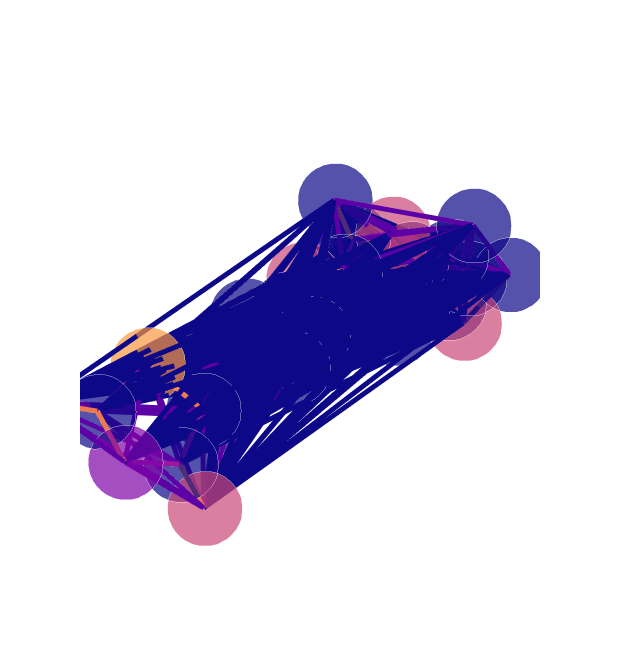

Notebook cell for this chart:
### Code cell
gm.plotly_molecular_graph(g)

### Figure 1 — Plotly figure (JSON) as saved in the notebook; plotly's stock layout.template omitted (floating-point values rounded to 4 significant figures; data arrays with more than 128 entries replaced by an {"elided": "..."} marker saying what was removed)
{"data": [{"hoverinfo": "text+x+y+z", "marker": {"color": [[0.05038, 0.0298, 0.528, 1], [0.05038, 0.0298, 0.528, 1], [0.05038, 0.0298, 0.528, 1], [0.05038, 0.0298, 0.528, 1], [0.05038, 0.0298, 0.528, 1], [0.05038, 0.0298, 0.528, 1], [0.05038, 0.0298, 0.528, 1], [0.05038, 0.0298, 0.528, 1], [0.7982, 0.2802, 0.4695, 1], [0.05038, 0.0298, 0.528, 1], [0.05038, 0.0298, 0.528, 1], [0.7982, 0.2802, 0.4695, 1], [0.05038, 0.0298, 0.528, 1], [0.05038, 0.0298, 0.528, 1], [0.05038, 0.0298, 0.528, 1], [0.05038, 0.0298, 0.528, 1], [0.05038, 0.0298, 0.528, 1], [0.05038, 0.0298, 0.528, 1], [0.05038, 0.0298, 0.528, 1], [0.05038, 0.0298, 0.528, 1], [0.05038, 0.0298, 0.528, 1], [0.7982, 0.2802, 0.4695, 1], [0.4949, 0.01199, 0.6579, 1], [0.05038, 0.0298, 0.528, 1], [0.7982, 0.2802, 0.4695, 1], [0.9734, 0.5858, 0.2515, 1], [0.05038, 0.0298, 0.528, 1], [0.05038, 0.0298, 0.528, 1], [0.7982, 0.2802, 0.4695, 1], [0.05038, 0.0298, 0.528, 1], [0.05038, 0.0298, 0.528, 1]], "opacity": 0.7, "size": [52, 52, 52, 52, 52, 52, 52, 52, 52, 52, 52, 52, 52, 52, 52, 52, 52, 52, 52, 52, 52, 52, 52, 52, 52, 52, 52, 52, 52, 52, 52], "symbol": "circle"}, "mode": "markers", "text": ["C:0", "C:1", "C:2", "C:3", "C:4", "C:5", "C:6", "C:7", "O:8", "C:9", "C:10", "O:11", "C:12", "C:13", "C:14", "C:15", "C:16", "C:17", "C:18", "C:19", "C:20", "O:21", "N:22", "C:23", "O:24", "S:25", "C:26", "C:27", "O:28", "C:29", "C:30"], "type": "scatter3d", "x": [-6.171, -5.175, -4.372, -3.513, -3.416, -2.525, -2.141, -1.728, -2.814, -1.463, -0.4675, 0.6169, 1.805, 2.823, 4.091, 4.358, 3.335, 2.066, 5.729, 6.58, 7.825, 7.84, 8.953, 8.868, 9.813, 7.206, -4.135, -5.006, -5.699, -4.028, -4.464], "y": [2.661, 1.548, 1.088, -0.01465, -0.6452, -1.849, -2.455, -1.356, -0.4373, -2.009, -0.5668, -1.466, -0.9223, -1.85, -1.434, -0.07539, 0.8539, 0.4333, 0.3877, 0.9329, 1.609, 2.446, 1.187, 0.1158, -0.4603, -0.369, -0.121, 0.9609, 1.424, -0.7447, 1.724], "z": [-0.232, -0.44, 0.6282, 0.4266, -0.8261, -1.001, 0.3367, 1.321, 1.531, 2.688, 0.8872, 0.6504, 0.2496, 0.02453, -0.3901, -0.5853, -0.358, 0.05636, -1.02, 0.1289, -0.4063, -1.3, 0.2285, 1.05, 1.56, 1.25, -1.921, -1.707, -2.797, -3.291, 1.995]}, {"hoverinfo": "text", "line": {"color": {"elided": "1488x4 float values"}, "width": 10}, "mode": "lines", "text": {"elided": "1488 str values"}, "type": "scatter3d", "x": {"elided": "1488 float values"}, "y": {"elided": "1488 float values"}, "z": {"elided": "1488 float values"}}], "layout": {"height": 650, "margin": {"t": 100}, "scene": {"xaxis": {"showbackground": false, "showgrid": false, "showline": false, "showticklabels": false, "title": {"text": ""}, "zeroline": false}, "yaxis": {"showbackground": false, "showgrid": false, "showline": false, "showticklabels": false, "title": {"text": ""}, "zeroline": false}, "zaxis": {"showbackground": false, "showgrid": false, "showline": false, "showticklabels": false, "title": {"text": ""}, "zeroline": false}}, "showlegend": false, "width": 620}}
